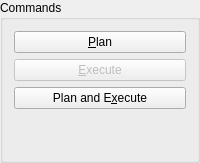
            <widget class="QGroupBox" name="groupBox_9">
             <property name="title">
              <string>Commands</string>
             </property>
             <layout class="QVBoxLayout" name="verticalLayout_9">
              <item>
               <widget class="QPushButton" name="plan_button">
                <property name="text">
                 <string>&amp;Plan</string>
                </property>
               </widget>
              </item>
              <item>
               <widget class="QPushButton" name="execute_button">
                <property name="enabled">
                 <bool>false</bool>
                </property>
                <property name="text">
                 <string>&amp;Execute</string>
                </property>
               </widget>
              </item>
              <item>
               <widget class="QPushButton" name="plan_and_execute_button">
                <property name="text">
                 <string>Plan and E&amp;xecute</string>
                </property>
               </widget>
              </item>
              <item>
               <spacer name="verticalSpacer">
                <property name="orientation">
                 <enum>Qt::Vertical</enum>
                </property>
                <property name="sizeHint" stdset="0">
                 <size>
                  <width>20</width>
                  <height>40</height>
                 </size>
                </property>
               </spacer>
              </item>
             </layout>
            </widget>
